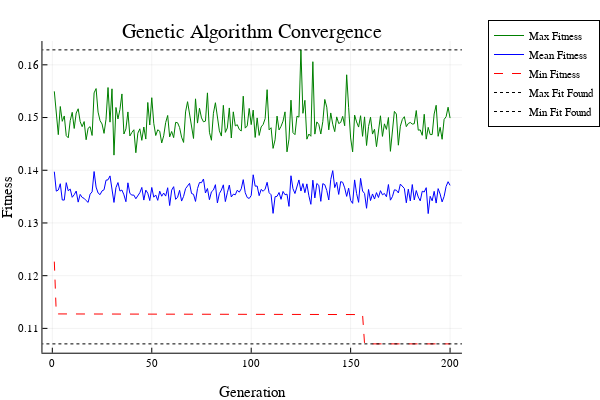
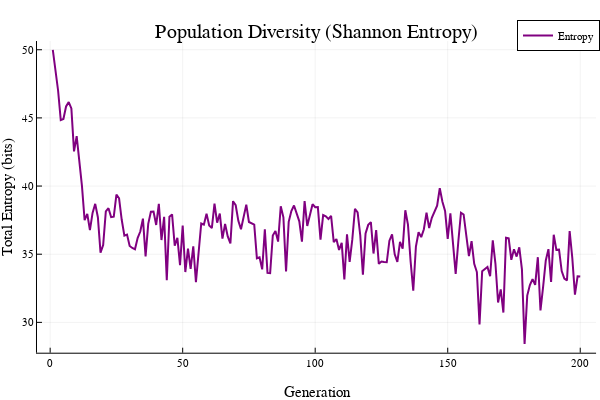

Here is the notebook cell these charts were saved with, in order:
### Code cell
# Genetic algorithm: SGA with tournament selection and elitism
sga6 = GeneticAlgorithm(
    pop_size = 80,
    max_generations = 200,
    p_c = 0.8,
    p_m = 2.0/n_features,
    chrom_len = n_features,
    
    generator = UniformRandomPopulationGenerator(),
    selector = TournamentSelectionMin(7),
    crossover = SinglePointCrossover(),
    mutator = BitFlipMutation(),
    survivor = ElitismReplacementMin(4)
)

# Run GA
println("Starting GA...")
println("-"^40)
@time sga6_results = solve(problem, sga6)

# Show results
print_and_plot_results(sga6_results)

### Figure 1 — Plotly figure (JSON) as saved in the notebook; plotly's stock layout.template omitted (floating-point values rounded to 4 significant figures; data arrays with more than 128 entries replaced by an {"elided": "..."} marker saying what was removed)
{"data": [{"colorbar": {"len": 0.8657, "title": "", "x": 0.9934, "y": 0.5087}, "legendgroup": "Max Fitness", "line": {"color": "rgba(0, 128, 0, 1.000)", "dash": "solid", "shape": "linear", "width": 1}, "mode": "lines", "name": "Max Fitness", "showlegend": true, "type": "scatter", "x": {"elided": "200 int values"}, "xaxis": "x", "y": {"elided": "200 float values"}, "yaxis": "y"}, {"colorbar": {"len": 0.8657, "title": "", "x": 0.9934, "y": 0.5087}, "legendgroup": "Mean Fitness", "line": {"color": "rgba(0, 0, 255, 1.000)", "dash": "solid", "shape": "linear", "width": 1}, "mode": "lines", "name": "Mean Fitness", "showlegend": true, "type": "scatter", "x": {"elided": "200 int values"}, "xaxis": "x", "y": {"elided": "200 float values"}, "yaxis": "y"}, {"colorbar": {"len": 0.8657, "title": "", "x": 0.9934, "y": 0.5087}, "legendgroup": "Min Fitness", "line": {"color": "rgba(255, 0, 0, 1.000)", "dash": "dash", "shape": "linear", "width": 1}, "mode": "lines", "name": "Min Fitness", "showlegend": true, "type": "scatter", "x": {"elided": "200 int values"}, "xaxis": "x", "y": {"elided": "200 float values"}, "yaxis": "y"}, {"colorbar": {"len": 0.8657, "title": "", "x": 0.9934, "y": 0.5087}, "legendgroup": "Max Fit Found", "line": {"color": "rgba(0, 0, 0, 1.000)", "dash": "dot", "shape": "linear", "width": 1}, "mode": "lines", "name": "Max Fit Found", "showlegend": true, "type": "scatter", "x": [-21100.0, 21300.0], "xaxis": "x", "y": [0.1628, 0.1628], "yaxis": "y"}, {"colorbar": {"len": 0.8657, "title": "", "x": 0.9934, "y": 0.5087}, "legendgroup": "Min Fit Found", "line": {"color": "rgba(0, 0, 0, 1.000)", "dash": "dot", "shape": "linear", "width": 1}, "mode": "lines", "name": "Min Fit Found", "showlegend": true, "type": "scatter", "x": [-21100.0, 21300.0], "xaxis": "x", "y": [0.1071, 0.1071], "yaxis": "y"}], "layout": {"annotations": [{"font": {"color": "rgba(0, 0, 0, 1.000)", "family": "sans-serif", "size": 20}, "rotation": 0, "showarrow": false, "text": "Genetic Algorithm Convergence", "x": 0.5424, "xanchor": "center", "xref": "paper", "y": 1, "yanchor": "top", "yref": "paper"}], "height": 400, "legend": {"bgcolor": "rgba(255, 255, 255, 1.000)", "bordercolor": "rgba(0, 0, 0, 1.000)", "borderwidth": 1, "font": {"color": "rgba(0, 0, 0, 1.000)", "family": "sans-serif", "size": 11}, "title": {"font": {"color": "rgba(0, 0, 0, 1.000)", "family": "sans-serif", "size": 15}, "text": ""}, "tracegroupgap": 0, "traceorder": "normal", "x": 1.05, "xanchor": "upper", "y": 1, "yanchor": "right"}, "margin": {"b": 20, "l": 0, "r": 0, "t": 20}, "paper_bgcolor": "rgba(255, 255, 255, 1.000)", "plot_bgcolor": "rgba(255, 255, 255, 1.000)", "showlegend": true, "width": 600, "xaxis": {"anchor": "y", "domain": [0.09128, 0.9934], "gridcolor": "rgba(0, 0, 0, 0.100)", "gridwidth": 0.5, "linecolor": "rgba(0, 0, 0, 1.000)", "mirror": false, "range": [-4.97, 206.0], "showgrid": true, "showline": true, "showticklabels": true, "tickangle": 0, "tickcolor": "rgb(0, 0, 0)", "tickfont": {"color": "rgba(0, 0, 0, 1.000)", "family": "sans-serif", "size": 11}, "tickmode": "array", "ticks": "inside", "ticktext": ["0", "50", "100", "150", "200"], "tickvals": [0, 50, 100, 150, 200], "title": "Generation", "titlefont": {"color": "rgba(0, 0, 0, 1.000)", "family": "sans-serif", "size": 15}, "type": "-", "visible": true, "zeroline": false, "zerolinecolor": "rgba(0, 0, 0, 1.000)"}, "yaxis": {"anchor": "x", "domain": [0.07581, 0.9415], "gridcolor": "rgba(0, 0, 0, 0.100)", "gridwidth": 0.5, "linecolor": "rgba(0, 0, 0, 1.000)", "mirror": false, "range": [0.1054, 0.1645], "showgrid": true, "showline": true, "showticklabels": true, "tickangle": 0, "tickcolor": "rgb(0, 0, 0)", "tickfont": {"color": "rgba(0, 0, 0, 1.000)", "family": "sans-serif", "size": 11}, "tickmode": "array", "ticks": "inside", "ticktext": ["0.11", "0.12", "0.13", "0.14", "0.15", "0.16"], "tickvals": [0.11, 0.12, 0.13, 0.14, 0.15, 0.16], "title": "Fitness", "titlefont": {"color": "rgba(0, 0, 0, 1.000)", "family": "sans-serif", "size": 15}, "type": "-", "visible": true, "zeroline": false, "zerolinecolor": "rgba(0, 0, 0, 1.000)"}}}

### Figure 2 — Plotly figure (JSON) as saved in the notebook; plotly's stock layout.template omitted (floating-point values rounded to 4 significant figures; data arrays with more than 128 entries replaced by an {"elided": "..."} marker saying what was removed)
{"data": [{"colorbar": {"len": 0.8657, "title": "", "x": 0.9934, "y": 0.5087}, "legendgroup": "Entropy", "line": {"color": "rgba(128, 0, 128, 1.000)", "dash": "solid", "shape": "linear", "width": 2}, "mode": "lines", "name": "Entropy", "showlegend": true, "type": "scatter", "x": {"elided": "200 int values"}, "xaxis": "x", "y": {"elided": "200 float values"}, "yaxis": "y"}], "layout": {"annotations": [{"font": {"color": "rgba(0, 0, 0, 1.000)", "family": "sans-serif", "size": 20}, "rotation": 0, "showarrow": false, "text": "Population Diversity (Shannon Entropy)", "x": 0.5275, "xanchor": "center", "xref": "paper", "y": 1, "yanchor": "top", "yref": "paper"}], "height": 400, "legend": {"bgcolor": "rgba(255, 255, 255, 1.000)", "bordercolor": "rgba(0, 0, 0, 1.000)", "borderwidth": 1, "font": {"color": "rgba(0, 0, 0, 1.000)", "family": "sans-serif", "size": 11}, "title": {"font": {"color": "rgba(0, 0, 0, 1.000)", "family": "sans-serif", "size": 15}, "text": ""}, "tracegroupgap": 0, "traceorder": "normal", "x": 1, "xanchor": "right", "y": 1, "yanchor": "top"}, "margin": {"b": 20, "l": 0, "r": 0, "t": 20}, "paper_bgcolor": "rgba(255, 255, 255, 1.000)", "plot_bgcolor": "rgba(255, 255, 255, 1.000)", "showlegend": true, "width": 600, "xaxis": {"anchor": "y", "domain": [0.06165, 0.9934], "gridcolor": "rgba(0, 0, 0, 0.100)", "gridwidth": 0.5, "linecolor": "rgba(0, 0, 0, 1.000)", "mirror": false, "range": [-4.97, 206.0], "showgrid": true, "showline": true, "showticklabels": true, "tickangle": 0, "tickcolor": "rgb(0, 0, 0)", "tickfont": {"color": "rgba(0, 0, 0, 1.000)", "family": "sans-serif", "size": 11}, "tickmode": "array", "ticks": "inside", "ticktext": ["0", "50", "100", "150", "200"], "tickvals": [0, 50, 100, 150, 200], "title": "Generation", "titlefont": {"color": "rgba(0, 0, 0, 1.000)", "family": "sans-serif", "size": 15}, "type": "-", "visible": true, "zeroline": false, "zerolinecolor": "rgba(0, 0, 0, 1.000)"}, "yaxis": {"anchor": "x", "domain": [0.07581, 0.9415], "gridcolor": "rgba(0, 0, 0, 0.100)", "gridwidth": 0.5, "linecolor": "rgba(0, 0, 0, 1.000)", "mirror": false, "range": [27.77, 50.64], "showgrid": true, "showline": true, "showticklabels": true, "tickangle": 0, "tickcolor": "rgb(0, 0, 0)", "tickfont": {"color": "rgba(0, 0, 0, 1.000)", "family": "sans-serif", "size": 11}, "tickmode": "array", "ticks": "inside", "ticktext": ["30", "35", "40", "45", "50"], "tickvals": [30, 35, 40, 45, 50], "title": "Total Entropy (bits)", "titlefont": {"color": "rgba(0, 0, 0, 1.000)", "family": "sans-serif", "size": 15}, "type": "-", "visible": true, "zeroline": false, "zerolinecolor": "rgba(0, 0, 0, 1.000)"}}}
